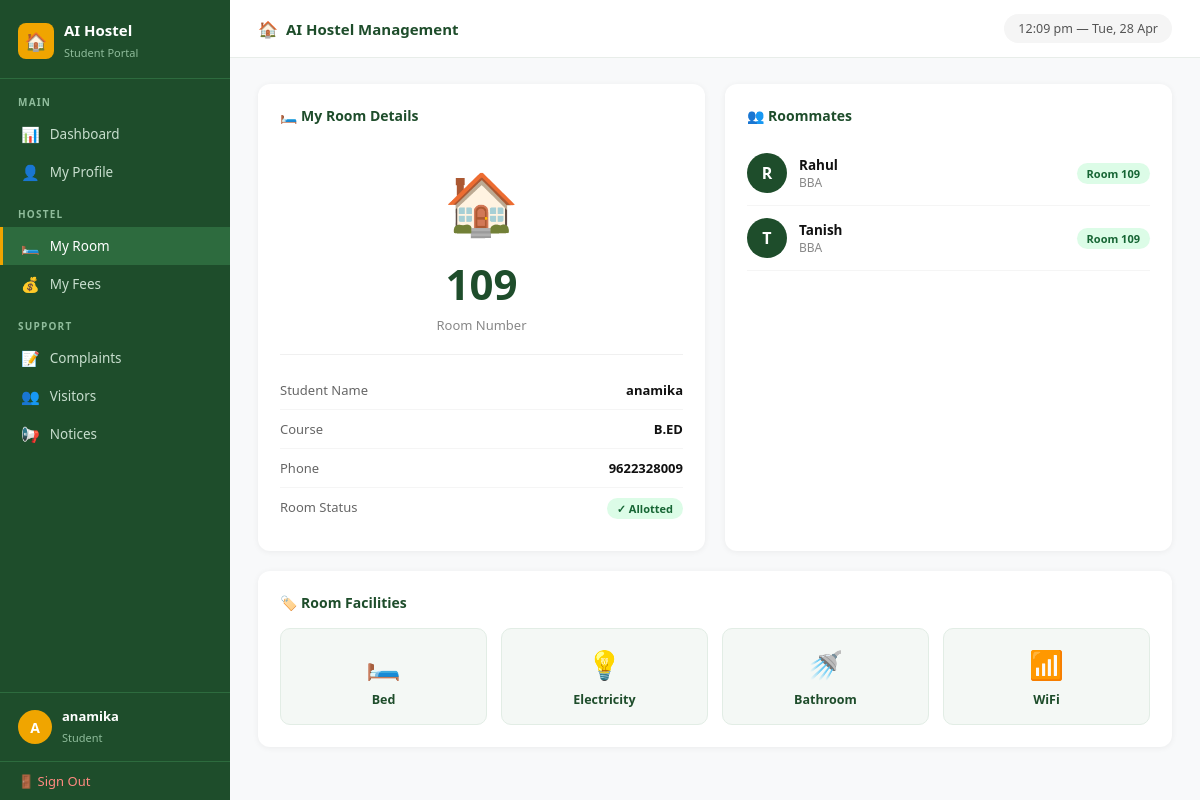
/student/room/ (signed in), run on the app's committed database.
### hostel_app/models.py (models this page shows, shortened)
class Student(models.Model):
    user = models.OneToOneField(User, on_delete=models.CASCADE, null=True, blank=True)
    name = models.CharField(max_length=100)
    email = models.EmailField(unique=True)
    phone = models.CharField(max_length=15)
    course = models.CharField(max_length=100)
    room_number = models.IntegerField(null=True, blank=True)

### hostel_app/views.py (the view)
# urls.py: path('student/room/', views.my_room, name='my_room'),
@login_required(login_url='/student/login/')
def my_room(request):
    student = Student.objects.get(user=request.user)
    roommates = Student.objects.filter(
        room_number=student.room_number
    ).exclude(id=student.id)
    return render(request, 'hostel_app/student/room.html', {
        'student': student,
        'roommates': roommates
    })

### hostel_app/templates/hostel_app/student/room.html
{% extends 'hostel_app/student/base.html' %}
{% block content %}
<div style="display: grid; grid-template-columns: 1fr 1fr; gap: 20px;">
    <div class="section-box">
        <h3>🛏️ My Room Details</h3>
        <div style="text-align: center; padding: 20px 0;">
            <div style="font-size: 60px; margin-bottom: 12px;">🏠</div>
            <h2 style="font-size: 42px; color: #1e4d2b; font-weight: 700;">
                {{ student.room_number|default:"—" }}
            </h2>
            <p style="font-size: 13px; color: #888; margin-top: 4px;">Room Number</p>
        </div>
        <div style="border-top: 1px solid #f0f0f0; padding-top: 16px;">
            <div style="display: flex; justify-content: space-between;
                        padding: 10px 0; border-bottom: 1px solid #f5f5f5;">
                <span style="font-size: 13px; color: #666;">Student Name</span>
                <span style="font-size: 13px; color: #111; font-weight: 600;">
                    {{ student.name }}
                </span>
            </div>
            <div style="display: flex; justify-content: space-between;
                        padding: 10px 0; border-bottom: 1px solid #f5f5f5;">
                <span style="font-size: 13px; color: #666;">Course</span>
                <span style="font-size: 13px; color: #111; font-weight: 600;">
                    {{ student.course }}
                </span>
            </div>
            <div style="display: flex; justify-content: space-between;
                        padding: 10px 0; border-bottom: 1px solid #f5f5f5;">
                <span style="font-size: 13px; color: #666;">Phone</span>
                <span style="font-size: 13px; color: #111; font-weight: 600;">
                    {{ student.phone }}
                </span>
            </div>
            <div style="display: flex; justify-content: space-between;
                        padding: 10px 0;">
                <span style="font-size: 13px; color: #666;">Room Status</span>
                <span class="badge badge-paid">✓ Allotted</span>
            </div>
        </div>
    </div>
    <div class="section-box">
        <h3>👥 Roommates</h3>
        {% if roommates %}
            {% for mate in roommates %}
            <div style="display: flex; align-items: center; gap: 12px;
                        padding: 12px 0; border-bottom: 1px solid #f5f5f5;">
                <div style="width: 40px; height: 40px; background: #1e4d2b;
                            border-radius: 50%; display: flex; align-items: center;
                            justify-content: center; color: white; font-weight: 700;
                            font-size: 16px; flex-shrink: 0;">
                    {{ mate.name|first|upper }}
                </div>
                <div>
                    <p style="font-size: 13.5px; color: #111; font-weight: 600;">
                        {{ mate.name }}
                    </p>
                    <p style="font-size: 12px; color: #888;">{{ mate.course }}</p>
                </div>
                <span class="badge badge-paid" style="margin-left: auto;">
                    Room {{ mate.room_number }}
                </span>
            </div>
            {% endfor %}
        {% else %}
            <div style="text-align: center; padding: 40px 0; color: #aaa;">
                <div style="font-size: 36px; margin-bottom: 10px;">🚪</div>
                <p style="font-size: 13px;">No roommates found</p>
                <p style="font-size: 12px; margin-top: 4px;">You have the room to yourself!</p>
            </div>
        {% endif %}
    </div>
</div>
<div class="section-box">
    <h3>🏷️ Room Facilities</h3>
    <div style="display: grid; grid-template-columns: repeat(4, 1fr); gap: 14px;
                margin-top: 4px;">
        <div style="background: #f4f8f5; border-radius: 10px; padding: 16px;
                    text-align: center; border: 1px solid #e2ede5;">
            <div style="font-size: 28px; margin-bottom: 8px;">🛏️</div>
            <p style="font-size: 12.5px; color: #1e4d2b; font-weight: 600;">Bed</p>
        </div>
        <div style="background: #f4f8f5; border-radius: 10px; padding: 16px;
                    text-align: center; border: 1px solid #e2ede5;">
            <div style="font-size: 28px; margin-bottom: 8px;">💡</div>
            <p style="font-size: 12.5px; color: #1e4d2b; font-weight: 600;">Electricity</p>
        </div>
        <div style="background: #f4f8f5; border-radius: 10px; padding: 16px;
                    text-align: center; border: 1px solid #e2ede5;">
            <div style="font-size: 28px; margin-bottom: 8px;">🚿</div>
            <p style="font-size: 12.5px; color: #1e4d2b; font-weight: 600;">Bathroom</p>
        </div>
        <div style="background: #f4f8f5; border-radius: 10px; padding: 16px;
                    text-align: center; border: 1px solid #e2ede5;">
            <div style="font-size: 28px; margin-bottom: 8px;">📶</div>
            <p style="font-size: 12.5px; color: #1e4d2b; font-weight: 600;">WiFi</p>
        </div>
    </div>
</div>
{% endblock %}

### hostel_app/templates/hostel_app/student/base.html (shortened to what this page needs)
<!DOCTYPE html>
<html lang="en">
<head>
</head>
<body>
<div class="sidebar">
    <div class="sidebar-logo">
        <div class="logo-icon">🏠</div>
        <div class="logo-text">
            <h3>AI Hostel</h3>
            <span>Student Portal</span>
        </div>
    </div>
    <nav class="sidebar-nav">
        <div class="nav-section-label">Main</div>
        <a href="{% url 'student_dashboard' %}"
           class="{% if request.resolver_match.url_name == 'student_dashboard' %}active{% endif %}">
            <span class="nav-icon">📊</span> Dashboard
        </a>
        <a href="{% url 'student_profile' %}"
           class="{% if request.resolver_match.url_name == 'student_profile' %}active{% endif %}">
            <span class="nav-icon">👤</span> My Profile
        </a>
        <div class="nav-section-label">Hostel</div>
        <a href="{% url 'my_room' %}"
           class="{% if request.resolver_match.url_name == 'my_room' %}active{% endif %}">
            <span class="nav-icon">🛏️</span> My Room
        </a>
        <a href="{% url 'my_fees' %}"
           class="{% if request.resolver_match.url_name == 'my_fees' %}active{% endif %}">
            <span class="nav-icon">💰</span> My Fees
        </a>
        <div class="nav-section-label">Support</div>
        <a href="{% url 'student_complaint' %}"
           class="{% if request.resolver_match.url_name == 'student_complaint' %}active{% endif %}">
            <span class="nav-icon">📝</span> Complaints
        </a>
        <a href="{% url 'visitor_request' %}"
           class="{% if request.resolver_match.url_name == 'visitor_request' %}active{% endif %}">
            <span class="nav-icon">👥</span> Visitors
        </a>
        <a href="{% url 'student_notices' %}"
           class="{% if request.resolver_match.url_name == 'student_notices' %}active{% endif %}">
            <span class="nav-icon">📢</span> Notices
        </a>
    </nav>
    <div class="sidebar-user">
        <div class="user-avatar">{{ student.name|first|upper }}</div>
        <div class="user-info">
            <p>{{ student.name }}</p>
            <span>Student</span>
        </div>
    </div>
    <a href="{% url 'student_logout' %}" class="signout-link">
        🚪 Sign Out
    </a>
</div>
<div class="main">
    <div class="topbar">
        <div class="topbar-left">
            <span>🏠</span>
            <h2>AI Hostel Management</h2>
        </div>
        <span class="clock" id="clock"></span>
    </div>
    <div class="content">
        {% block content %}{% endblock %}
    </div>
</div>
</body>
</html>

### hostel_app/templates/hostel_app/student/base.html (style rules this page uses)
* { margin: 0; padding: 0; box-sizing: border-box; }
body { font-family: 'Segoe UI', Tahoma, Geneva, Verdana, sans-serif; background: #f8f9fa; display: flex; min-height: 100vh; }
.sidebar { width: 230px; background: #1e4d2b; min-height: 100vh; position: fixed; top: 0; left: 0; display: flex; flex-direction: column; }
.sidebar-logo { padding: 20px 18px 16px; display: flex; align-items: center; gap: 10px; border-bottom: 1px solid #2d6b3e; }
.logo-icon { width: 36px; height: 36px; background: #f0a500; border-radius: 8px; display: flex; align-items: center; justify-content: center; font-size: 18px; }
.logo-text h3 { color: white; font-size: 15px; font-weight: 700; }
.logo-text span { color: #8fbc9b; font-size: 11px; }
.nav-section-label { color: #8fbc9b; font-size: 10px; font-weight: 600; letter-spacing: 1.2px; text-transform: uppercase; padding: 16px 18px 6px; }
.sidebar-nav a { display: flex; align-items: center; gap: 10px; padding: 9px 18px; color: #c8dece; text-decoration: none; font-size: 13.5px; border-left: 3px solid transparent; transition: all 0.15s; }
.sidebar-nav a.active { background: #2d6b3e; color: white; border-left: 3px solid #f0a500; }
.sidebar-nav a .nav-icon { font-size: 15px; }
.sidebar-user { margin-top: auto; padding: 14px 18px; border-top: 1px solid #2d6b3e; display: flex; align-items: center; gap: 10px; }
.user-avatar { width: 34px; height: 34px; background: #f0a500; border-radius: 50%; display: flex; align-items: center; justify-content: center; color: white; font-weight: 700; font-size: 14px; }
.user-info p { color: white; font-size: 13px; font-weight: 600; }
.user-info span { color: #8fbc9b; font-size: 11px; }
.signout-link { display: flex; align-items: center; gap: 8px; padding: 10px 18px; color: #ff8a80; text-decoration: none; font-size: 13px; border-top: 1px solid #2d6b3e; }
.main { margin-left: 230px; flex: 1; padding: 0; }
.topbar { background: white; padding: 14px 28px; display: flex; align-items: center; justify-content: space-between; border-bottom: 1px solid #e8ede9; }
.topbar-left { display: flex; align-items: center; gap: 8px; }
.topbar-left h2 { font-size: 15px; color: #1e4d2b; font-weight: 600; }
.clock { background: #f5f5f5; padding: 6px 14px; border-radius: 20px; font-size: 12.5px; color: #555; }
.content { padding: 26px 28px; }
.section-box { background: white; border-radius: 12px; padding: 22px; box-shadow: 0 1px 6px rgba(0,0,0,0.06); margin-bottom: 20px; }
.section-box h3 { font-size: 14px; color: #1e4d2b; font-weight: 600; margin-bottom: 16px; }
.badge { padding: 3px 10px; border-radius: 12px; font-size: 11px; font-weight: 600; }
.badge-paid { background: #dcfce7; color: #166534; }

### data on the page
Student: name|first "A", name "anamika", room_number "109", course "B.ED", phone "9622328009"
Student: name|first "R", name "Rahul", course "BBA", room_number "109"
Student: name|first "T", name "Tanish", course "BBA", room_number "109"
